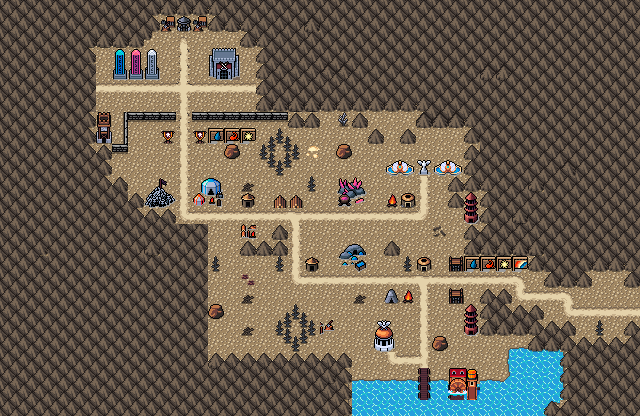

This is a level from a 2D game, rendered from its Tiled map with the project's own tilesets. A one-line summary and the map file follow, with tile-layer data summarised:
An orthogonal 40x26 tile map with 16x16 px tiles, 4 tile layers (Background, Ground, Mountain Walls, Clutter), 2 tilesets and 22 objects.

<map version="1.10" tiledversion="1.11.2" orientation="orthogonal" renderorder="right-down" width="40" height="26" tilewidth="16" tileheight="16" infinite="0" nextlayerid="8" nextobjectid="122">
 <editorsettings>
  <export target="wastetown..tmx" format="tmx" />
 </editorsettings>
 <properties>
  <property name="dungeonEffect" value="{&quot;startBattleWithCard&quot;: [ &quot;Jeskai Devotee&quot; ]}" />
 </properties>
 <tileset firstgid="1" source="../../../../common/maps/tileset/main.tsx" />
 <tileset firstgid="10113" source="../../../../common/maps/tileset/buildings.tsx" />
 <layer id="1" name="Background" width="40" height="26">
  <data>[1040 cells, 1039 non-empty, 13 distinct tile ids]</data>
 </layer>
 <layer id="2" name="Ground" width="40" height="26">
  <data>[1040 cells, 1020 non-empty, 18 distinct tile ids]</data>
 </layer>
 <layer id="7" name="Mountain Walls" width="40" height="26">
  <data>[1040 cells, 582 non-empty, 51 distinct tile ids]</data>
 </layer>
 <layer id="3" name="Clutter" width="40" height="26">
  <properties>
   <property name="spriteLayer" type="bool" value="true" />
  </properties>
  <data>[1040 cells, 790 non-empty, 103 distinct tile ids]</data>
 </layer>
 <objectgroup id="4" name="Objects">
  <object id="51" template="../../obj/treasure.tx" x="176.166" y="54.6663">
   <properties>
    <property name="reward">[
  {
    "editions": [ "KTK", "TDM" ],
    "type": "card",
    "count": 11,
    "colors": [ "blue", "red", "white" ],
    "rarity": [ "Common" ]
  },
  {
    "editions": [ "KTK", "TDM" ],
    "type": "card",
    "count": 3,
    "colors": [ "blue", "red", "white" ],
    "rarity": [ "Uncommon" ]
  },
  {
    "editions": [ "KTK", "TDM" ],
    "type": "card",
    "count": 1,
    "colors": [ "blue", "red", "white" ],
    "colorType": "MultiColor",
    "rarity": [ "Rare", "Mythic Rare" ]
  }
]
</property>
   </properties>
  </object>
  <object id="61" template="../../../../common/maps/obj/entry_right.tx" x="623.5" y="320" width="16" height="32">
   <properties>
    <property name="direction" value="right" />
   </properties>
  </object>
  <object id="68" template="../../../../common/maps/obj/enemy.tx" x="471" y="285">
   <properties>
    <property name="enemy" value="Shu Yun" />
    <property name="threatRange" type="int" value="30" />
   </properties>
  </object>
  <object id="69" template="../../../../common/maps/obj/enemy.tx" x="305.5" y="239.5">
   <properties>
    <property name="enemy" value="Shiko" />
    <property name="threatRange" type="int" value="30" />
    <property name="waypoints" value="94,95" />
   </properties>
  </object>
  <object id="70" template="../../../../common/maps/obj/enemy.tx" x="177" y="171">
   <properties>
    <property name="enemy" value="Elsha" />
    <property name="threatRange" type="int" value="30" />
    <property name="waypoints" value="96,95" />
   </properties>
  </object>
  <object id="71" template="../../../../common/maps/obj/enemy.tx" x="175.5" y="111">
   <properties>
    <property name="effect" value="{&quot;startBattleWithCard&quot;: [&quot;Jeskai Monument|TDM&quot;, &quot;Jeskai Banner|KTK&quot;]}" />
    <property name="enemy" value="Narset" />
   </properties>
  </object>
  <object id="73" template="../../../../common/maps/obj/enemy.tx" x="373.724" y="284.341">
   <properties>
    <property name="enemy" value="Xho Cai" />
    <property name="threatRange" type="int" value="30" />
    <property name="waypoints" value="97,103" />
   </properties>
  </object>
  <object id="98" template="../../../../common/maps/obj/manashards.tx" x="233" y="107.5" />
  <object id="108" template="../../../../common/maps/obj/gold.tx" x="97" y="109" />
  <object id="109" template="../../../../common/maps/obj/dialog.tx" x="532.312" y="306.472" width="26.5" height="21" rotation="0" visible="1">
   <properties>
    <property name="dialog">[
{
   "text": "Signs ahead mark this camp the territory of the Jeskai Clan of Tarkir. Monks can be seen running training drills in the distance, while avens and djinn swirl acrobatically overhead.",
   "options": [{
      "name": "(Continue)", "action": [{"deleteMapObject":-1}]}]
}
]</property>
   </properties>
  </object>
  <object id="110" template="../../../../common/maps/obj/scroll.tx" x="417.975" y="198.186">
   <properties>
    <property name="reward" value="[ { &quot;type&quot;: &quot;card&quot;, &quot;cardName&quot;: &quot;Mystic Monastery&quot;, &quot;editions&quot;: [ &quot;TDM&quot; ], &quot;count&quot;: 1 } ]" />
   </properties>
  </object>
  <object id="111" template="../../../../common/maps/obj/dialog.tx" x="169.75" y="129.75" width="27.3333" height="16.1667" visible="1">
   <properties>
    <property name="dialog">[
{
   "text": "A woman stands before you, unassuming but with a quiet yet undeniable power about her.
'So, it has come to this. Well, let us see if you are skilled enough to defeat a khan.'",
   "options": [{
      "name": "(Continue)", "action": [{"deleteMapObject":-1}]}]
}
]</property>
   </properties>
  </object>
  <object id="112" template="../../../../common/maps/obj/shop.tx" x="378.167" y="355">
   <properties>
    <property name="commonShopList" value="WanderingMerchantBlue" />
    <property name="mythicShopList" value="" />
    <property name="rareShopList" value="" />
    <property name="uncommonShopList" value="" />
   </properties>
  </object>
  <object id="113" template="../../../../common/maps/obj/enemy.tx" x="432.667" y="331.333">
   <properties>
    <property name="dialog">[
	{
		"text": "Hail, {var=player_name}. I see your travels have taken you far. I have been wandering as well, and have acquired some rare spells I am not in need of along the way. Take a look, perhaps they will be of use. Traveling this place does have its costs though, so I cannot simply give you them, but my prices are fair.",
		"options": [
			{
				"name": "(Continue)" }
		]
	}
]</property>
    <property name="enemy" value="Mysterious Mage" />
   </properties>
  </object>
  <object id="114" template="../../../../common/maps/obj/collision.tx" x="194.331" y="174.542" width="34.0047" height="31.5833" />
  <object id="115" template="../../../../common/maps/obj/collision.tx" x="142.331" y="179.542" width="34.0047" height="31.5833" />
  <object id="116" template="../../../../common/maps/obj/collision.tx" x="337.664" y="174.875" width="34.0047" height="31.5833" />
  <object id="117" template="../../../../common/maps/obj/collision.tx" x="334.998" y="238.875" width="34.0047" height="31.5833" />
  <object id="118" template="../../../../common/maps/obj/collision.tx" x="206.331" y="47.5417" width="34.0047" height="31.5833" />
  <object id="119" template="../../../../common/maps/obj/collision.tx" x="112.998" y="46.875" width="44.6714" height="35.5833" />
  <object id="120" template="../../../../common/maps/obj/collision.tx" x="386.998" y="158.208" width="75.5047" height="15.5833" />
  <object id="121" template="../../obj/treasure.tx" x="176" y="81">
   <properties>
    <property name="reward">[
  {
    "editions": [ "KTK", "TDM" ],
    "type": "card",
    "count": 11,
    "colors": [ "blue", "red", "white" ],
    "rarity": [ "Common" ]
  },
  {
    "editions": [ "KTK", "TDM" ],
    "type": "card",
    "count": 3,
    "colors": [ "blue", "red", "white" ],
    "rarity": [ "Uncommon" ]
  },
  {
    "editions": [ "KTK", "TDM" ],
    "type": "card",
    "count": 1,
    "colors": [ "blue", "red", "white" ],
    "colorType": "MultiColor",
    "rarity": [ "Rare", "Mythic Rare" ]
  }
]
</property>
   </properties>
  </object>
 </objectgroup>
</map>
